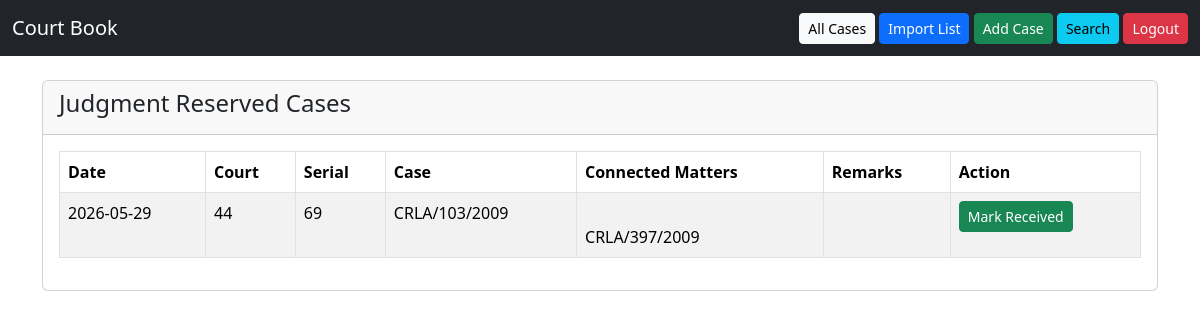
/jr-cases (signed in), run on the app's committed database.
### app.py (models this page shows)
class Case(db.Model):
    id = db.Column(db.Integer, primary_key=True)
    listing_date = db.Column(db.String(20))
    court_no = db.Column(db.String(20))
    bench = db.Column(db.String(200))
    serial_no = db.Column(db.String(20))
    case_no = db.Column(db.String(200))
    connected_cases = db.Column(db.Text)
    record_type = db.Column(db.String(50))
    status = db.Column(db.String(20), default='PO')
    received = db.Column(db.Boolean, default=False)
    remarks = db.Column(db.Text)
    created_at = db.Column(db.DateTime, default=datetime.utcnow)
    bc_received = db.Column(db.Boolean, default=False)
    jr_received = db.Column(db.Boolean, default=False)

### app.py (the view)
@app.route('/jr-cases')
@login_required
def jr_cases():
    cases = Case.query.filter_by(
        status='JR',
        jr_received=False
    ).order_by(
        Case.listing_date.desc(),
        Case.court_no
    ).all()
    return render_template(
        'jr_cases.html',
        cases=cases
    )

### app.py (called while the page is built)
@login_manager.user_loader
def load_user(user_id):
    return User.query.get(int(user_id))

@app.context_processor
def inject_user():
    return dict(current_user=current_user)

### templates/jr_cases.html
{% extends 'base.html' %}
{% block content %}
<div class="card">
    <div class="card-header">
        <h4>Judgment Reserved Cases</h4>
    </div>
    <div class="card-body">
        <div class="table-responsive">
            <table class="table table-bordered table-striped">
                <thead>
                    <tr>
                        <th>Date</th>
                        <th>Court</th>
                        <th>Serial</th>
                        <th>Case</th>
                        <th>Connected Matters</th>
                        <th>Remarks</th>
                        <th>Action</th>
                    </tr>
                </thead>
                <tbody>
                    {% for case in cases %}
                    <tr>
                        <td>{{ case.listing_date }}</td>
                        <td>{{ case.court_no }}</td>
                        <td>{{ case.serial_no }}</td>
                        <td>{{ case.case_no }}</td>
                        <td style="white-space: pre-line;">
                            {{ case.connected_cases }}
                        </td>
                        <td>{{ case.remarks }}</td>
                        <td>
    <a href="/mark-jr-received/{{ case.id }}"
       class="btn btn-success btn-sm">
       Mark Received
    </a>
</td>
                    </tr>
                    {% endfor %}
                </tbody>
            </table>
        </div>
    </div>
</div>
{% endblock %}

### data on the page
Case: listing_date "2026-05-29", court_no "44", serial_no "69", case_no "CRLA/103/2009", connected_cases "CRLA/397/2009"
